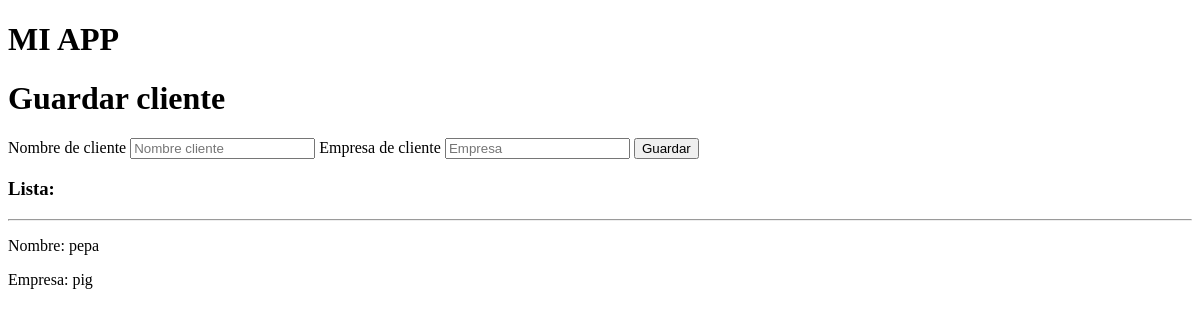
The page /cliente/ on the database as committed earlier.
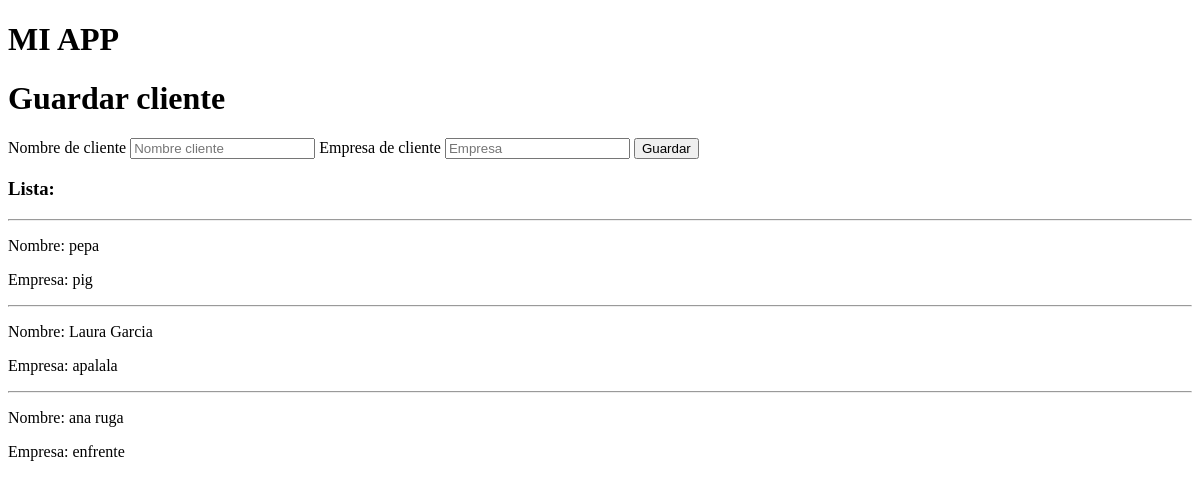
The same page on the database as committed later.
### Appapa/models.py (models this page shows)
class Cliente(models.Model):
    nombre = models.CharField(max_length=40)
    empresa = models.CharField(max_length=40)

### Appapa/views.py (the view, shortened to what this page needs)
# urls.py: path('cliente/', guardar_cliente_view),
def guardar_cliente_view(request):
    clientes = Cliente.objects.all()
    context = {
        "clientes": clientes
    }
    return render(request, "guardar_cliente_view.html", context)

### Proyectoapa/templates/guardar_cliente_view.html (shortened to what this page needs)
    {% extends 'base.html' %}
    {% block content %}
    <div>
        <div>
            <h1>Guardar cliente</h1>
        <form action="/cliente/" method="POST">
            <label for="nombre">Nombre de cliente</label>
            <input type="text" id="nombre" name="nombre" placeholder="Nombre cliente">
            <label for="empresa">Empresa de cliente</label>
            <input type="text" id="empresa" name="empresa" placeholder="Empresa">
            <input type="submit" value="Guardar">
        </form>
        </div>
        <div>
            {% if clientes %}
                <h3>Lista:</h3>
                {% for cliente in clientes %}
                    <hr>
                    <p>Nombre: {{cliente.nombre}}</p>
                    <p>Empresa: {{cliente.empresa}}</p>
                {% endfor %}
            {% else %}
                <h3>No hay clientes cargados</h3>
            {% endif %}
        </div>
    </div>
    {% endblock %}

Rows that differ between the two databases and show on the page:
added Cliente: nombre "Laura Garcia", empresa "apalala"
added Cliente: nombre "ana ruga", empresa "enfrente"
